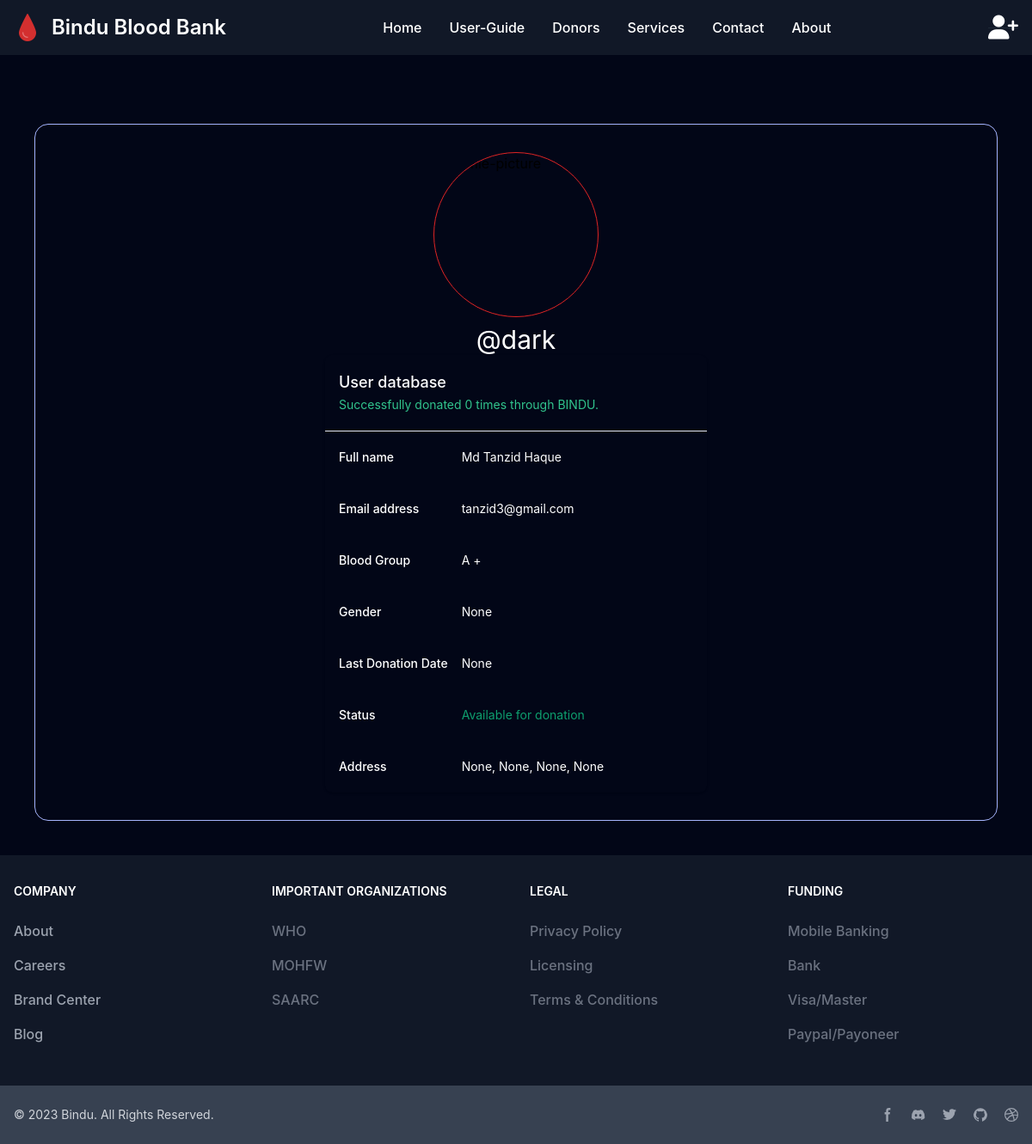
The app's page /user_profile/6/ with its own data.
### account/models.py (models this page shows, shortened)
class UserProfile(BaseModel):
    user = models.OneToOneField(User, related_name='profile', on_delete=models.CASCADE)
    image = models.ImageField(upload_to='account/images/')
    gender = models.CharField(max_length=10, choices=GENDER_TYPE, null=True, blank=True)
    blood_group = models.ForeignKey(BloodGroup, related_name='profile', on_delete=models.CASCADE)
    total_donated = models.IntegerField(default=0)
    last_donation_date = models.DateField(null=True, blank=True, default=None)
    is_available = models.BooleanField(default=True)
    street = models.CharField(max_length=50, null=True,blank=True)
    city = models.CharField(max_length=50, null=True,blank=True)
    post_code = models.CharField(max_length=5, null=True,blank=True)
    country = models.CharField(max_length=50, null=True,blank=True)

class BloodGroup(BaseModel):
    blood_type = models.CharField(max_length=2, choices=BLOOD_TYPE)
    rh_factor = models.CharField(max_length=11, choices=RH_FACTOR)
    slug = models.SlugField(unique=True, blank=True)
    def __str__(self):
        return f"{self.blood_type} {self.rh_factor}"

### core/views.py (the view)
# urls.py: path('user_profile/<int:id>/', UserMiniProfileView.as_view(), name='mini_profile'),
class UserMiniProfileView(DetailView):
    template_name='mini_profile.html'
    model = UserProfile
    def get_object(self):
        user_id = self.kwargs.get('id')
        return UserProfile.objects.get(pk=user_id)

### core/templates/mini_profile.html (shortened to what this page needs)
{% extends "base.html" %}
{% block content %}
<div class="p-8 w-full border border-indigo-300 rounded-2xl hover:shadow-xl hover:shadow-indigo-50 flex flex-col items-center">
    <figure class="max-w-lg">
            <img {% if object.image and object.image.url %}src="{{ object.image.url }}" {% else %}src="#"{% endif %} class="border border-red-600 rounded-full w-48 h-48" alt="profile-picture">
        <figcaption class="mt-2 text-3xl text-center text-white">@{{object.user}}</figcaption>
    </figure>
    <div class=" max-w-2xl shadow overflow-hidden sm:rounded-lg">
        <div class="px-4 py-5 sm:px-6">
            <h3 class="text-lg leading-6 font-medium text-white">
                User database
            </h3>
            <p class="mt-1 max-w-2xl text-sm text-green-400">
                Successfully donated {{object.total_donated}} times through BINDU.
            </p>
        </div>
        <div class="border-t border-gray-200">
            <dl>
                <div class="px-4 py-5 sm:grid sm:grid-cols-3 sm:gap-4 sm:px-6">
                    <dt class="text-sm font-medium text-white">
                        Full name
                    </dt>
                    <dd class="mt-1 text-sm text-white sm:mt-0 sm:col-span-2">
                        {{object.user.first_name}} {{object.user.last_name}}
                    </dd>
                </div>
                <div class=" px-4 py-5 sm:grid sm:grid-cols-3 sm:gap-4 sm:px-6">
                    <dt class="text-sm font-medium text-white">
                        Email address
                    </dt>
                    <dd class="mt-1 text-sm text-white sm:mt-0 sm:col-span-2">
                        {{object.user.email}}
                    </dd>
                </div>
                <div class=" px-4 py-5 sm:grid sm:grid-cols-3 sm:gap-4 sm:px-6">
                    <dt class="text-sm font-medium text-white">
                        Blood Group
                    </dt>
                    <dd class="mt-1 text-sm text-white sm:mt-0 sm:col-span-2">
                        {{object.blood_group}}
                    </dd>
                </div>
                <div class=" px-4 py-5 sm:grid sm:grid-cols-3 sm:gap-4 sm:px-6">
                    <dt class="text-sm font-medium text-white">
                        Gender
                    </dt>
                    <dd class="mt-1 text-sm text-white sm:mt-0 sm:col-span-2">
                        {{object.gender}}
                    </dd>
                </div>
                <div class=" px-4 py-5 sm:grid sm:grid-cols-3 sm:gap-4 sm:px-6">
                    <dt class="text-sm font-medium text-white">
                        Last Donation Date
                    </dt>
                    <dd class="mt-1 text-sm text-white sm:mt-0 sm:col-span-2">
                        {{object.last_donation_date}}
                    </dd>
                </div>
                <div class=" px-4 py-5 sm:grid sm:grid-cols-3 sm:gap-4 sm:px-6">
                    <dt class="text-sm font-medium text-white">
                        Status
                    </dt>
                    <dd class="mt-1 text-sm text-white sm:mt-0 sm:col-span-2">
                        {% if object.is_available %} <span class="text-green-500">Available for donation</span> {% else %} <span class="text-red-600">Not available for donation</span>{% endif %}
                    </dd>
                </div>
                <div class=" px-4 py-5 sm:grid sm:grid-cols-3 sm:gap-4 sm:px-6">
                    <dt class="text-sm font-medium text-white">
                        Address
                    </dt>
                    <dd class="mt-1 text-sm text-white sm:mt-0 sm:col-span-2">
                        {{object.street}}, {{object.city}}, {{object.post_code}}, {{object.country}}
                    </dd>
                </div>
            </dl>
        </div>
    </div>
</div>
{% endblock content %}

### records on screen
UserProfile: user "dark", total_donated "0", user.first_name "Md Tanzid", user.last_name "Haque", user.email "tanzid3@gmail.com", blood_group "A +", gender "None", last_donation_date "None", street "None", city "None", post_code "None", country "None"
